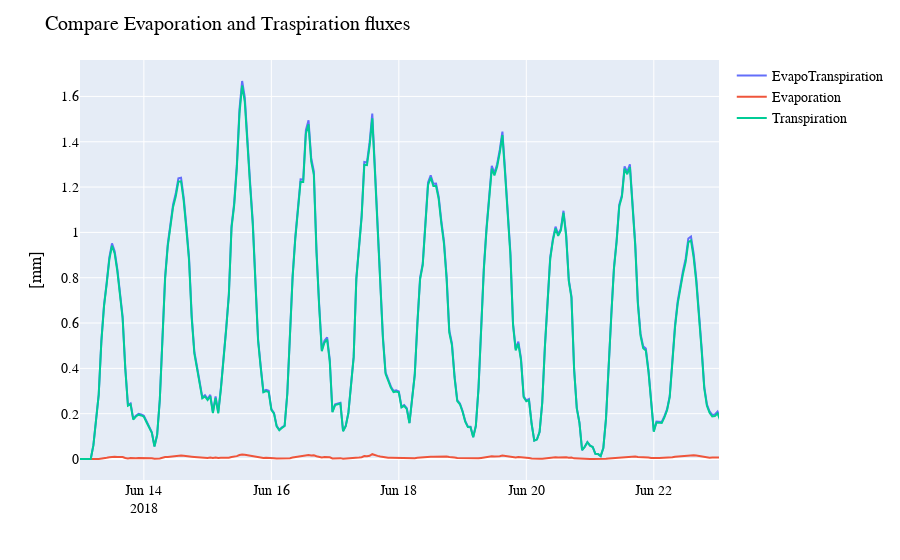

The code cell stored with this chart in its notebook:
### Code cell
show_E_T_('EvapoTranspiration_1_waterstress_1606_02.csv','Evaporation_1_waterstress_1606_02.csv','Transpiration_1_waterstress_1606_02.csv','[mm]')

### Figure 1 — Plotly figure (JSON) as saved in the notebook; plotly's stock layout.template omitted (floating-point values rounded to 4 significant figures; data arrays with more than 128 entries replaced by an {"elided": "..."} marker saying what was removed)
{"data": [{"mode": "lines", "name": "EvapoTranspiration", "type": "scatter", "visible": true, "x": {"elided": "1272 str values"}, "y": {"elided": "1272 float values"}}, {"mode": "lines", "name": "Evaporation", "type": "scatter", "visible": true, "x": {"elided": "1272 str values"}, "y": {"elided": "1272 float values"}}, {"mode": "lines", "name": "Transpiration", "type": "scatter", "visible": true, "x": {"elided": "1272 str values"}, "y": {"elided": "1272 float values"}}], "layout": {"autosize": true, "dragmode": "zoom", "font": {"color": "Black", "family": "Times New Roman", "size": 14}, "legend": {"tracegroupgap": 0}, "margin": {"t": 60}, "title": {"font": {"color": "Black", "family": "Times New Roman"}, "text": "Compare Evaporation and Traspiration fluxes"}, "xaxis": {"anchor": "y", "autorange": false, "domain": [0, 1], "range": ["2018-06-12 23:57:02.2222", "2018-06-23 00:33:05.1852"], "showspikes": false, "type": "date"}, "yaxis": {"anchor": "x", "autorange": true, "domain": [0, 1], "range": [-0.09267, 1.761], "showspikes": false, "title": {"text": "[mm]"}, "type": "linear"}}}
